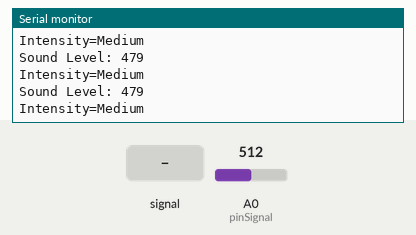
Recording of a sketch running on a simulated Arduino Uno, built with avr-gcc and run on an emulated ATmega328P. On the bench: the last lines printed to the serial monitor. The test bench sets the inputs (shaded band); at power-on: A0 (pinSignal) = 512.

Above: at 1.2 s.
1.3 s: A0 (pinSignal) fed a 200 Hz sine of ±81 counts around its level
At 1.59 s:
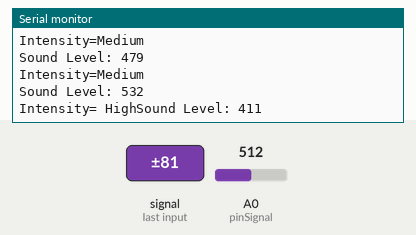
3.5 s: A0 (pinSignal) set to 0
At 3.79 s:
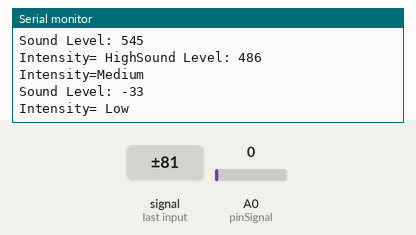
5.3 s: A0 (pinSignal) set to 716
At 5.62 s:
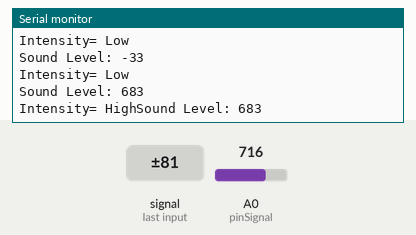
8.3 s: A0 (pinSignal) set to 511
At 8.44 s:
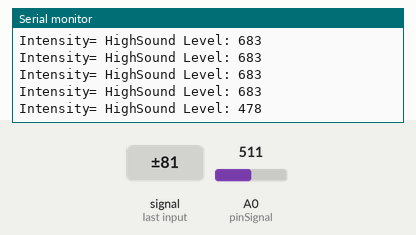
11.3 s: A0 (pinSignal) fed a 1000 Hz sine of ±255 counts around its level
Timing chart, 0 to 13.8 s (numbered marks = the images above; inputs shaded):
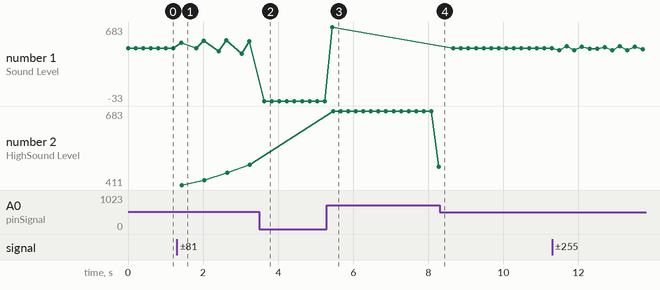

Measured:
- after the input at 1.3 s, the serial monitor: prints a new line after 0.11 s (image 1)
- after the input at 3.5 s, the serial monitor: prints a new line after 0.13 s (image 2)
- after the input at 5.3 s, the serial monitor: prints a new line after 0.14 s (image 3)
- plotted number 1: 479 → 545 after the input at 1.3 s, 545 → -33 after the input at 3.5 s, -33 → 683 after the input at 5.3 s, 683 → 478 after the input at 8.3 s, 478 → 469 after the input at 11.3 s
- plotted number 2: 486 → 478 after the input at 5.3 s

The sketch:

SoundCode.ino
```cpp
#define pinSignal A0 // pin connected to pin O module sound sensor

int num_Measure = 10 ; // Set the number of measurements
int redLed = 5;
long Sound_signal;    // Store the value read Sound Sensor
long sum = 0 ; // Store the total value of n measurements
long level = 0 ; // Store the average value
int soundlow = 40;
int soundmedium = 500;

void setup ()
{
  pinMode (pinSignal, INPUT); // Set the signal pin as input
  Serial.begin (9600);
}

void loop ()
{
  // Performs 128 signal readings
  for ( int i = 0 ; i <num_Measure; i ++)
  {
   Sound_signal = analogRead (pinSignal);
    sum =sum + Sound_signal;
  }

  level = sum / num_Measure; // Calculate the average value
  Serial.print("Sound Level: ");
  Serial.println (level-33);
  if(level-33<soundlow)
  {
    Serial.println("Intensity= Low");
  }
  if(level-33>soundlow && level-33<soundmedium)
  {
    Serial.println("Intensity=Medium");
  }
  if(level-33>soundmedium)
  {
    Serial.print("Intensity= High");
  }
  sum = 0 ; // Reset the sum of the measurement values
  delay(200);
}
```
